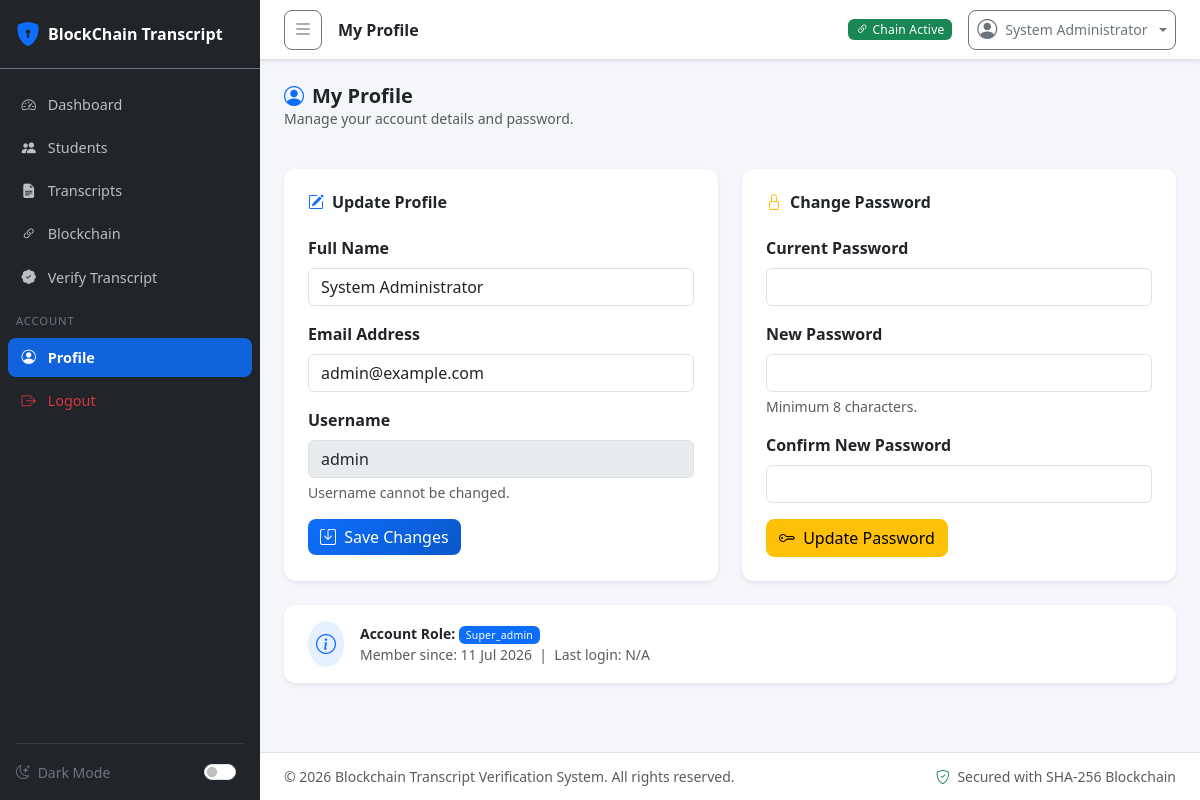
Screenshot of /profile (signed in) with the database file from the repository.
### tables this page shows
CREATE TABLE `users` (
  `id` INT(11) UNSIGNED NOT NULL AUTO_INCREMENT,
  `username` VARCHAR(50) NOT NULL,
  `email` VARCHAR(150) NOT NULL,
  `password` VARCHAR(255) NOT NULL,
  `full_name` VARCHAR(150) NOT NULL,
  `role` ENUM('admin', 'super_admin') NOT NULL DEFAULT 'admin',
  `last_login` DATETIME DEFAULT NULL,
  `created_at` DATETIME NOT NULL DEFAULT CURRENT_TIMESTAMP,
  `updated_at` DATETIME DEFAULT NULL ON UPDATE CURRENT_TIMESTAMP,
  PRIMARY KEY (`id`),
  UNIQUE KEY `username` (`username`),
  UNIQUE KEY `email` (`email`),
  KEY `idx_email` (`email`),
  KEY `idx_username` (`username`)
);

### core/Controller.php (called while the page is built, shortened)
<?php
abstract class Controller
{
    protected function view(string $view, array $data = [], string $layout = 'main'): void
    {
        extract($data, EXTR_SKIP);
        $file = BASE_PATH . '/app/views/' . str_replace(['.', '\\'], '/', $view) . '.php';
        require $file;
        $layoutFile = BASE_PATH . '/app/views/layouts/' . $layout . '.php';
        require $layoutFile;
    }
    protected function currentUserId(): int
    {
        return (int) ($_SESSION['user_id'] ?? 0);
    }
}

### app/controllers/AuthController.php (called while the page is built, shortened)
<?php
class AuthController extends Controller {
    public function profile(array $params = []): void {
        $userModel = new User();
        $user      = $userModel->findById($this->currentUserId());
        $flash     = $this->getFlash();
        $this->view('auth/profile', [
            'title'     => 'My Profile',
            'user'      => $user,
            'flash'     => $flash,
            'csrfToken' => $this->generateCsrfToken(),
        ]);
    }
}

### core/App.php (called while the page is built, shortened)
<?php
class App
{
    private function autoload(): void
    {
        require_once BASE_PATH . '/app/helpers/helpers.php';
    }
    public function run(): void
    {
        $router = new Router();
        $router->dispatch();
    }
}

### public/index.php (called while the page is built, shortened)
<?php
require_once __DIR__ . '/../core/App.php';
require_once __DIR__ . '/../core/Router.php';
require_once __DIR__ . '/../core/Database.php';
require_once __DIR__ . '/../core/Model.php';
require_once __DIR__ . '/../core/Controller.php';
$app = new App();
$app->run();

### app/helpers/helpers.php (called while the page is built, shortened)
<?php
function url(string $path = ''): string {
    return rtrim(BASE_URL, '/') . '/' . ltrim($path, '/');
}
function e(string $value): string {
    return htmlspecialchars($value, ENT_QUOTES, 'UTF-8');
}
function isLoggedIn(): bool {
    return isset($_SESSION['logged_in']) && $_SESSION['logged_in'] === true;
}
function currentUser(): ?array {
    return [
        'id'        => $_SESSION['user_id']   ?? null,
        'username'  => $_SESSION['username']  ?? '',
        'full_name' => $_SESSION['full_name'] ?? '',
        'role'      => $_SESSION['role']      ?? '',
    ];
}
function formatDate(string $dateString, string $format = 'd M Y, H:i'): string {
    if (empty($dateString)) return 'N/A';
    try {
        $dt = new DateTime($dateString);
        return $dt->format($format);
    } catch (Exception $e) {
        return $dateString;
    }
}

### core/Database.php (called while the page is built, shortened)
<?php
class Database
{
    private static ?Database $instance = null;
    private PDO $pdo;
    private function __construct()
    {
        $cfg = require BASE_PATH . '/config/database.php';
        $dsn = "mysql:host={$cfg['host']};port={$cfg['port']};dbname={$cfg['dbname']};charset=utf8mb4";
        try {
            $this->pdo = new PDO($dsn, $cfg['username'], $cfg['password'], [
                PDO::ATTR_ERRMODE            => PDO::ERRMODE_EXCEPTION,
                PDO::ATTR_DEFAULT_FETCH_MODE => PDO::FETCH_ASSOC,
                PDO::ATTR_EMULATE_PREPARES   => false,
            ]);
        } catch (PDOException $e) {
            error_log('DB Error: ' . $e->getMessage());
            die('<div style="font-family:sans-serif;padding:2rem;color:#c00">
                 <h2>Database Connection Failed</h2>
                 <p>' . (APP_ENV === 'development' ? htmlspecialchars($e->getMessage()) : 'Please contact the administrator.') . '</p>
                 </div>');
        }
    }
    public static function getInstance(): Database
    {
        if (self::$instance === null) {
            self::$instance = new Database();
        }
        return self::$instance;
    }
    public function run(string $sql, array $params = []): PDOStatement
    {
        $stmt = $this->pdo->prepare($sql);
        $stmt->execute($params);
        return $stmt;
    }
    public function row(string $sql, array $params = []): ?array
    {
        $r = $this->run($sql, $params)->fetch();
        return $r !== false ? $r : null;
    }
}

### core/Model.php (called while the page is built, shortened)
<?php
abstract class Model
{
    protected Database $db;
    protected string $table = '';
    protected string $pk = 'id';
    public function __construct()
    {
        $this->db = Database::getInstance();
    }
    public function find(int $id): ?array
    {
        return $this->db->row("SELECT * FROM {$this->table} WHERE {$this->pk} = ?", [$id]);
    }
    public function findById(int $id): ?array
    {
        return $this->find($id);
    }
}

### config/database.php (called while the page is built)
<?php
return [
    'host'     => $_ENV['DB_HOST'] ?? '127.0.0.1',
    'port'     => $_ENV['DB_PORT'] ?? '3306',
    'dbname'   => $_ENV['DB_NAME'] ?? 'transcript_verification',
    'username' => $_ENV['DB_USER'] ?? 'root',
    'password' => $_ENV['DB_PASS'] ?? '',
];

### app/views/auth/profile.php (the view, shortened to what this page needs)
<div class="row g-4">
    <div class="col-12">
        <h5 class="fw-bold mb-0"><i class="bi bi-person-circle me-2 text-primary"></i>My Profile</h5>
        <p class="text-muted small">Manage your account details and password.</p>
    </div>
    <div class="col-lg-6">
        <div class="card border-0 shadow-sm rounded-4 h-100">
            <div class="card-header bg-transparent border-0 pt-4 px-4">
                <h6 class="fw-bold mb-0"><i class="bi bi-pencil-square me-2 text-primary"></i>Update Profile</h6>
            </div>
            <div class="card-body px-4 pb-4">
                <form action="<?= url('profile/update') ?>" method="POST" novalidate>
                    <div class="mb-3">
                        <label class="form-label fw-semibold">Full Name</label>
                        <input type="text" name="full_name" class="form-control"
                               value="<?= e($user['full_name'] ?? '') ?>" required>
                    </div>
                    <div class="mb-3">
                        <label class="form-label fw-semibold">Email Address</label>
                        <input type="email" name="email" class="form-control"
                               value="<?= e($user['email'] ?? '') ?>" required>
                    </div>
                    <div class="mb-3">
                        <label class="form-label fw-semibold">Username</label>
                        <input type="text" class="form-control" value="<?= e($user['username'] ?? '') ?>" disabled>
                        <div class="form-text">Username cannot be changed.</div>
                    </div>
                    <button type="submit" class="btn btn-primary">
                        <i class="bi bi-save me-1"></i> Save Changes
                    </button>
                </form>
            </div>
        </div>
    </div>
    <div class="col-lg-6">
        <div class="card border-0 shadow-sm rounded-4 h-100">
            <div class="card-header bg-transparent border-0 pt-4 px-4">
                <h6 class="fw-bold mb-0"><i class="bi bi-lock me-2 text-warning"></i>Change Password</h6>
            </div>
            <div class="card-body px-4 pb-4">
                <form action="<?= url('profile/password') ?>" method="POST" novalidate>
                    <div class="mb-3">
                        <label class="form-label fw-semibold">Current Password</label>
                        <input type="password" name="current_password" class="form-control" required autocomplete="current-password">
                    </div>
                    <div class="mb-3">
                        <label class="form-label fw-semibold">New Password</label>
                        <input type="password" name="new_password" class="form-control" required autocomplete="new-password" minlength="8">
                        <div class="form-text">Minimum 8 characters.</div>
                    </div>
                    <div class="mb-3">
                        <label class="form-label fw-semibold">Confirm New Password</label>
                        <input type="password" name="confirm_password" class="form-control" required autocomplete="new-password">
                    </div>
                    <button type="submit" class="btn btn-warning">
                        <i class="bi bi-key me-1"></i> Update Password
                    </button>
                </form>
            </div>
        </div>
    </div>
    <div class="col-12">
        <div class="card border-0 shadow-sm rounded-4">
            <div class="card-body px-4 py-3 d-flex align-items-center gap-3">
                <span class="bg-primary bg-opacity-10 p-2 rounded-circle">
                    <i class="bi bi-info-circle text-primary fs-5"></i>
                </span>
                <div>
                    <div class="fw-semibold small">Account Role: <span class="badge bg-primary"><?= e(ucfirst($user['role'] ?? 'admin')) ?></span></div>
                    <div class="text-muted small">Member since: <?= formatDate($user['created_at'] ?? '', 'd M Y') ?> &nbsp;|&nbsp;
                        Last login: <?= formatDate($user['last_login'] ?? '', 'd M Y, H:i') ?></div>
                </div>
            </div>
        </div>
    </div>
</div>

### core/Router.php (shortened to what this page needs)
<?php
class Router
{
    private array $routes = [];
    private string $prefix = '';
    private array $groupMiddleware = [];
    private function add(string $method, string $path, string $handler, array $mw): void
    {
        $full    = rtrim($this->prefix . $path, '/') ?: '/';
        $pattern = '#^' . preg_replace('#\{([a-zA-Z_]+)\}#', '(?P<$1>[^/]+)', $full) . '$#';
        $this->routes[] = [
            'method'   => $method,
            'pattern'  => $pattern,
            'handler'  => $handler,
            'mw'       => array_merge($this->groupMiddleware, $mw),
        ];
    }
    public function dispatch(): void
    {
        $method = $_SERVER['REQUEST_METHOD'];
        $uri    = parse_url($_SERVER['REQUEST_URI'], PHP_URL_PATH);
        $uri = rtrim($uri, '/') ?: '/';
        foreach ($this->routes as $route) {
            if ($route['method'] !== $method) continue;
            if (!preg_match($route['pattern'], $uri, $m)) continue;
            $params = array_filter($m, 'is_string', ARRAY_FILTER_USE_KEY);
            [$ctrl, $action] = explode('@', $route['handler']);
            $this->invoke($ctrl, $action, $params);
            return;
        }
    }
    private function invoke(string $ctrl, string $action, array $params): void
    {
        $obj = new $ctrl();
        $obj->$action($params);
    }
}

### app/views/layouts/header.php (shortened to what this page needs)
<header class="top-navbar navbar navbar-expand-lg bg-white shadow-sm px-4 py-2 border-bottom">
    <button class="btn btn-sm btn-outline-secondary me-3" id="sidebarToggle" aria-label="Toggle sidebar">
        <i class="bi bi-list fs-5"></i>
    </button>
    <span class="fw-semibold text-dark"><?= e($title ?? 'Dashboard') ?></span>
    <div class="ms-auto d-flex align-items-center gap-3">
        <span class="badge bg-success d-none d-md-inline-flex align-items-center gap-1">
            <i class="bi bi-link-45deg"></i> Chain Active
        </span>
        <?php $user = currentUser(); ?>
        <div class="dropdown">
            <button class="btn btn-sm btn-outline-secondary dropdown-toggle d-flex align-items-center gap-2"
                    type="button" data-bs-toggle="dropdown" aria-expanded="false">
                <i class="bi bi-person-circle fs-5"></i>
                <span class="d-none d-md-inline"><?= e($user['full_name'] ?? 'Admin') ?></span>
            </button>
        </div>
    </div>
</header>

### public/assets/css/style.css (style rules this page uses)
:root { --sidebar-width: 260px; --sidebar-collapsed-width: 0px; --navbar-height: 60px; --footer-height: 48px; --transition: all 0.25s ease; }
*, *::before, *::after { box-sizing: border-box; }
body { font-family: 'Segoe UI', system-ui, -apple-system, sans-serif; background-color: #f4f6fb; overflow-x: hidden; }
.top-navbar { position: sticky; top: 0; z-index: 1040; height: var(--navbar-height); }
.card { transition: box-shadow 0.2s ease; }
.btn { border-radius: 8px; font-weight: 500; }
.btn-primary { background: linear-gradient(135deg, #0d6efd, #0a58ca); border: none; }
.badge { font-weight: 500; letter-spacing: 0.02em; }
.rounded-4 { border-radius: 0.75rem !important; }

### rows the page displays
users: full_name "System Administrator", email "admin@example.com", username "admin", role "Super_admin", created_at "11 Jul 2026", last_login "N/A"
